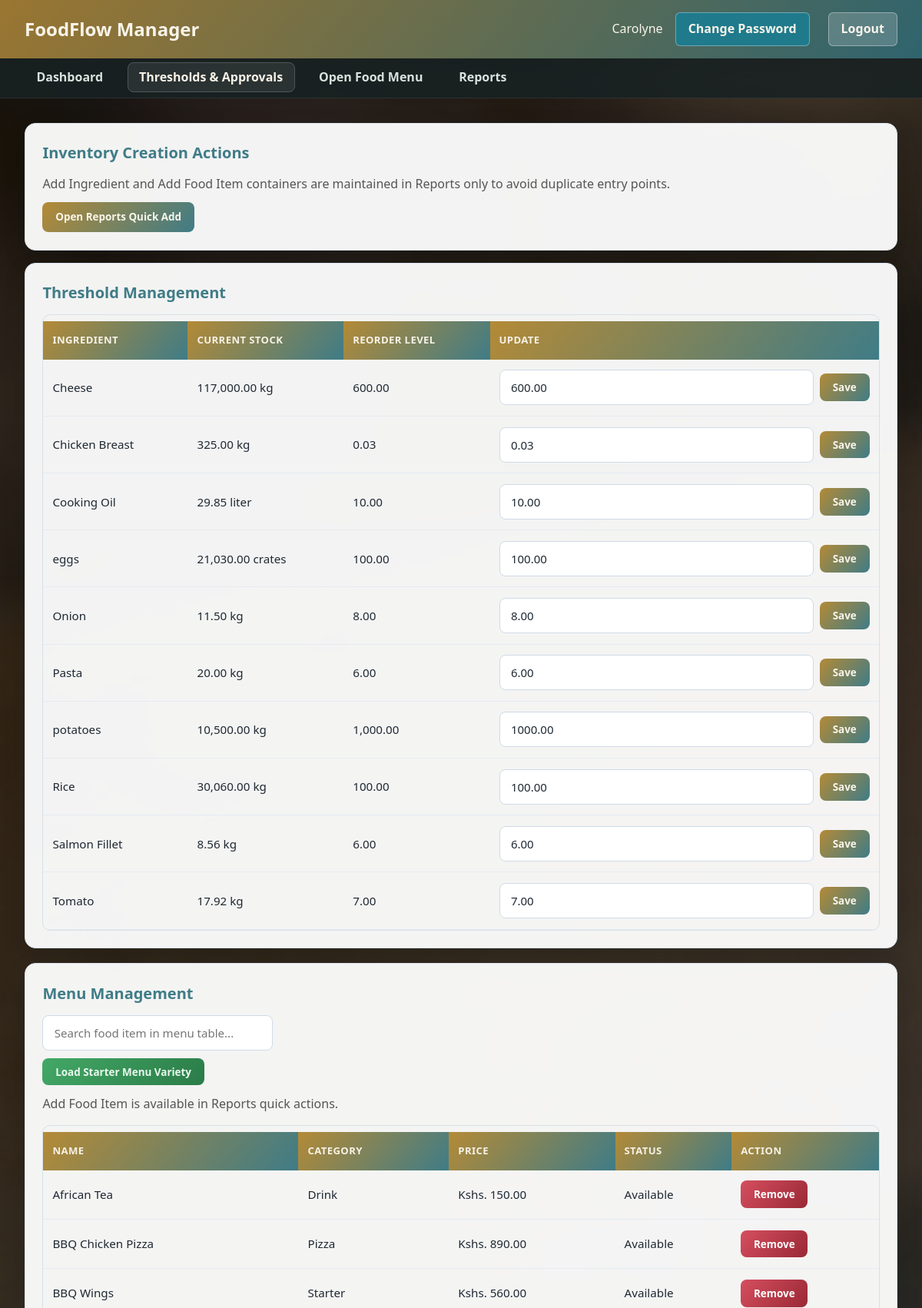
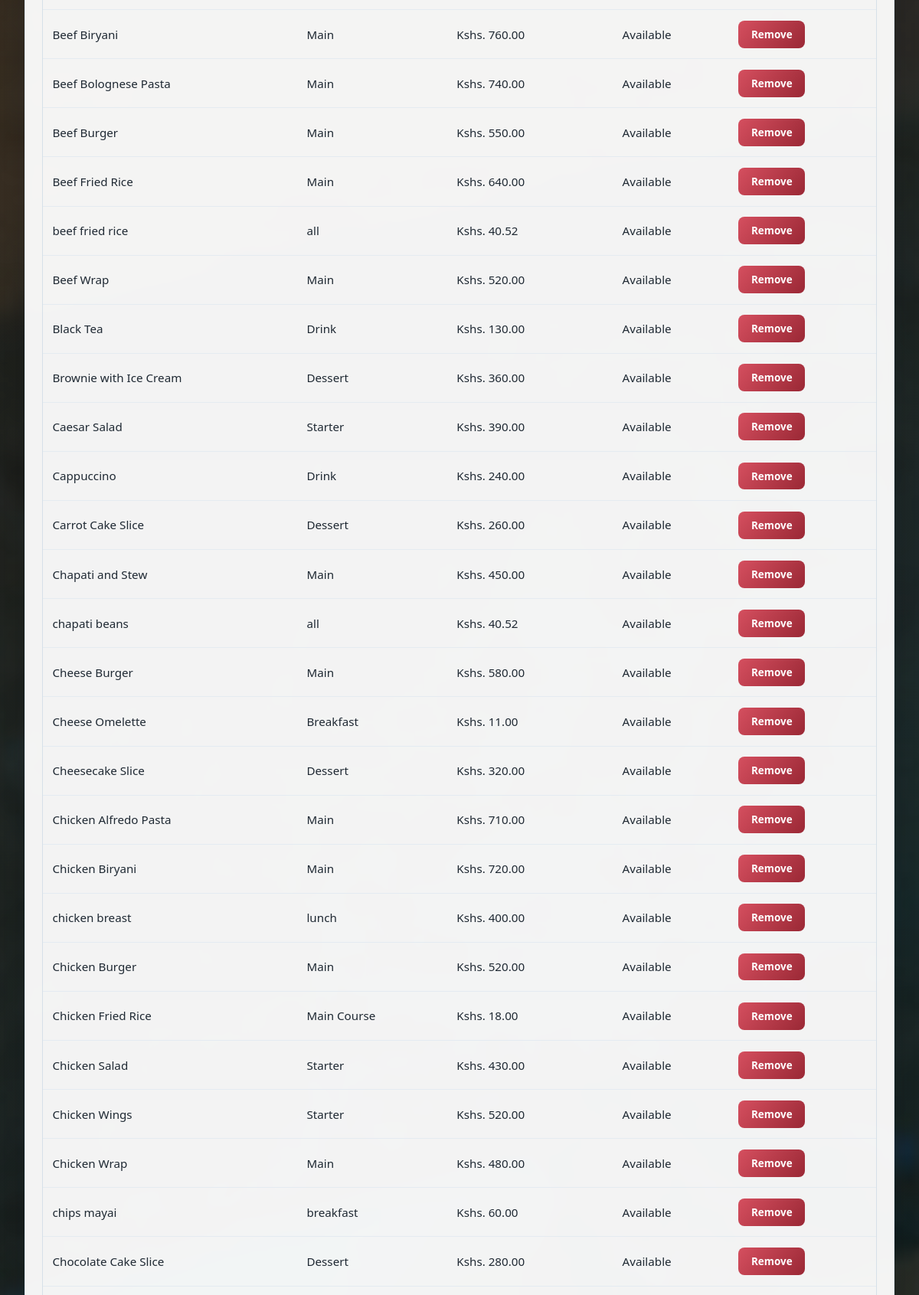
Screenshot of /roles/manager_controls.php (signed in, upper part) with the database file from the repository (2 pictures, top to bottom).
### tables this page shows
CREATE TABLE `ingredients` (
  `id` int NOT NULL AUTO_INCREMENT,
  `name` varchar(120) NOT NULL,
  `category` varchar(80) DEFAULT NULL,
  `unit` varchar(20) NOT NULL,
  `current_stock` decimal(10,2) NOT NULL DEFAULT '0.00',
  `reorder_level` decimal(10,2) NOT NULL DEFAULT '0.00',
  `unit_cost` decimal(10,2) NOT NULL DEFAULT '0.00',
  `is_active` tinyint(1) DEFAULT '1',
  `created_at` timestamp NULL DEFAULT CURRENT_TIMESTAMP,
  `updated_at` timestamp NULL DEFAULT CURRENT_TIMESTAMP ON UPDATE CURRENT_TIMESTAMP,
  PRIMARY KEY (`id`)
);

CREATE TABLE `menu_items` (
  `id` int NOT NULL AUTO_INCREMENT,
  `name` varchar(120) NOT NULL,
  `category` varchar(80) DEFAULT NULL,
  `selling_price` decimal(10,2) NOT NULL,
  `is_available` tinyint(1) DEFAULT '1',
  `created_at` timestamp NULL DEFAULT CURRENT_TIMESTAMP,
  PRIMARY KEY (`id`)
);

### roles/manager_controls.php (the view, shortened to what this page needs)
<?php
$conn = new mysqli('localhost', 'root', '1234', 'food_inventory');
$conn->query("CREATE TABLE IF NOT EXISTS predictive_reports (
    id INT AUTO_INCREMENT PRIMARY KEY,
    report_month DATE NOT NULL UNIQUE,
    report_label VARCHAR(40) NOT NULL,
    report_body TEXT NOT NULL,
    generation_mode ENUM('auto', 'manual') NOT NULL DEFAULT 'manual',
    generated_at TIMESTAMP DEFAULT CURRENT_TIMESTAMP ON UPDATE CURRENT_TIMESTAMP
)");
$conn->query("CREATE TABLE IF NOT EXISTS chef_stock_notes (
    id INT AUTO_INCREMENT PRIMARY KEY,
    ingredient_id INT NOT NULL,
    chef_id INT NOT NULL,
    observed_stock DECIMAL(10,2) NOT NULL,
    reorder_level_snapshot DECIMAL(10,2) NOT NULL DEFAULT 0,
    suggested_restock_amount DECIMAL(10,2) NULL,
    expected_expiry_date DATE NULL,
    shelf_life_days INT NULL,
    urgency ENUM('normal', 'watch', 'urgent') NOT NULL DEFAULT 'watch',
    comment VARCHAR(300) NOT NULL,
    is_acknowledged TINYINT(1) NOT NULL DEFAULT 0,
    acknowledged_by INT NULL,
    acknowledged_at TIMESTAMP NULL,
    created_at TIMESTAMP DEFAULT CURRENT_TIMESTAMP,
    INDEX idx_chef_stock_notes_created (created_at),
    INDEX idx_chef_stock_notes_ack (is_acknowledged),
    FOREIGN KEY (ingredient_id) REFERENCES ingredients(id) ON DELETE CASCADE,
    FOREIGN KEY (chef_id) REFERENCES users(id) ON DELETE RESTRICT,
    FOREIGN KEY (acknowledged_by) REFERENCES users(id) ON DELETE SET NULL
)");
$ingredients = $conn->query('SELECT id, name, category, unit, current_stock, reorder_level, unit_cost FROM ingredients ORDER BY name');
$menu_items = $conn->query('SELECT id, name, category, selling_price, is_available, created_at FROM menu_items ORDER BY name');
?>
<!DOCTYPE html>
<html lang="en">
<head>
    <link rel="stylesheet" href="roles_styles.css">
</head>
<body class="dashboard-photo dashboard-manager">
<nav class="navbar">
    <div class="navbar-brand">FoodFlow Manager</div>
    <div class="navbar-user"><span><?php echo htmlspecialchars($_SESSION['user_name']); ?></span><a href="../auth/change_password.php" class="logout-btn" style="margin-right:8px;background:#1f7a8c;">Change Password</a><a href="../auth/logout.php" class="logout-btn">Logout</a></div>
</nav>
<nav class="admin-nav">
    <ul class="admin-nav-links">
        <li><a href="manager_dashboard.php">Dashboard</a></li>
        <li><a href="manager_controls.php" class="active">Thresholds & Approvals</a></li>
        <li><a href="open_menu.php">Open Food Menu</a></li>
        <li><a href="manager_reports.php">Reports</a></li>
    </ul>
</nav>
<div class="container">
    <div class="card" style="margin-bottom:16px;">
        <h3>Inventory Creation Actions</h3>
        <p style="margin-bottom:10px;color:#555;">Add Ingredient and Add Food Item containers are maintained in Reports only to avoid duplicate entry points.</p>
        <a href="manager_reports.php" class="btn btn-primary">Open Reports Quick Add</a>
    </div>
    <div class="card">
        <h3>Threshold Management</h3>
        <div class="table-responsive">
            <table class="data-table">
                <thead><tr><th>Ingredient</th><th>Current Stock</th><th>Reorder Level</th><th>Update</th></tr></thead>
                <tbody>
                <?php while($i = $ingredients->fetch_assoc()): ?>
                    <tr>
                        <td><?php echo htmlspecialchars($i['name']); ?></td>
                        <td><?php echo number_format((float)$i['current_stock'], 2) . ' ' . htmlspecialchars($i['unit']); ?></td>
                        <td><?php echo number_format((float)$i['reorder_level'], 2); ?></td>
                        <td>
                            <form method="POST" style="display:flex;gap:8px;align-items:center;">
                                <input type="number" step="0.01" min="0" name="reorder_level" value="<?php echo number_format((float)$i['reorder_level'], 2, '.', ''); ?>" required>
                                <button type="submit" name="update_threshold" class="btn btn-primary">Save</button>
                            </form>
                        </td>
                    </tr>
                <?php endwhile; ?>
                </tbody>
            </table>
        </div>
    </div>
    <div class="card" style="margin-top:16px;">
        <h3 id="menu-management"> Menu Management</h3>
        <div class="search-box" style="margin-bottom:10px;">
            <input id="menu-table-search" type="text" placeholder="Search food item in menu table...">
        </div>
        <form method="POST" style="margin-bottom:12px;">
            <button type="submit" name="load_starter_menu" class="btn btn-success">Load Starter Menu Variety</button>
        </form>
        <p style="margin-bottom:12px;color:#555;">Add Food Item is available in Reports quick actions.</p>
        <div class="table-responsive" style="margin-top:14px;">
            <table class="data-table">
                <thead><tr><th>Name</th><th>Category</th><th>Price</th><th>Status</th><th>Action</th></tr></thead>
                <tbody>
                <?php while($m = $menu_items->fetch_assoc()): ?>
                    <tr class="menu-row">
                        <td><?php echo htmlspecialchars($m['name']); ?></td>
                        <td><?php echo htmlspecialchars((string)$m['category']); ?></td>
                        <td>Kshs. <?php echo number_format((float)$m['selling_price'], 2); ?></td>
                        <td><?php echo ((int)$m['is_available'] === 1) ? 'Available' : 'Unavailable'; ?></td>
                        <td>
                            <form method="POST" onsubmit="return confirm('Remove this menu item?');">
                                <button type="submit" name="delete_menu_item" class="btn btn-danger">Remove</button>
                            </form>
                        </td>
                    </tr>
                <?php endwhile; ?>
                </tbody>
            </table>
        </div>
    </div>
</div>
</body>
</html>

### rows the page displays
ingredients: name "Cheese", current_stock "117,000.00", unit "kg", reorder_level "600.00"
ingredients: name "Chicken Breast", current_stock "325.00", unit "kg", reorder_level "0.03"
ingredients: name "Cooking Oil", current_stock "29.85", unit "liter", reorder_level "10.00"
ingredients: name "eggs", current_stock "21,030.00", unit "crates", reorder_level "100.00"
ingredients: name "Onion", current_stock "11.50", unit "kg", reorder_level "8.00"
ingredients: name "Pasta", current_stock "20.00", unit "kg", reorder_level "6.00"
ingredients: name "potatoes", current_stock "10,500.00", unit "kg", reorder_level "1,000.00", reorder_level "1000.00"
ingredients: name "Rice", current_stock "30,060.00", unit "kg", reorder_level "100.00"
ingredients: name "Salmon Fillet", current_stock "8.56", unit "kg", reorder_level "6.00"
ingredients: name "Tomato", current_stock "17.92", unit "kg", reorder_level "7.00"
menu_items: name "African Tea", category "Drink", selling_price "150.00", is_available "Available"
menu_items: name "BBQ Chicken Pizza", category "Pizza", selling_price "890.00", is_available "Available"
menu_items: name "BBQ Wings", category "Starter", selling_price "560.00", is_available "Available"
menu_items: name "Beef Biryani", category "Main", selling_price "760.00", is_available "Available"
menu_items: name "Beef Bolognese Pasta", category "Main", selling_price "740.00", is_available "Available"
menu_items: name "Beef Burger", category "Main", selling_price "550.00", is_available "Available"
menu_items: name "Beef Fried Rice", category "Main", selling_price "640.00", is_available "Available"
menu_items: name "beef fried rice", category "all", selling_price "40.52", is_available "Available"
menu_items: name "Beef Wrap", category "Main", selling_price "520.00", is_available "Available"
menu_items: name "Black Tea", category "Drink", selling_price "130.00", is_available "Available"
menu_items: name "Brownie with Ice Cream", category "Dessert", selling_price "360.00", is_available "Available"
menu_items: name "Caesar Salad", category "Starter", selling_price "390.00", is_available "Available"
menu_items: name "Cappuccino", category "Drink", selling_price "240.00", is_available "Available"
menu_items: name "Carrot Cake Slice", category "Dessert", selling_price "260.00", is_available "Available"
menu_items: name "Chapati and Stew", category "Main", selling_price "450.00", is_available "Available"
menu_items: name "chapati beans", category "all", selling_price "40.52", is_available "Available"
menu_items: name "Cheese Burger", category "Main", selling_price "580.00", is_available "Available"
menu_items: name "Cheese Omelette", category "Breakfast", selling_price "11.00", is_available "Available"
menu_items: name "Cheesecake Slice", category "Dessert", selling_price "320.00", is_available "Available"
menu_items: name "Chicken Alfredo Pasta", category "Main", selling_price "710.00", is_available "Available"
menu_items: name "Chicken Biryani", category "Main", selling_price "720.00", is_available "Available"
menu_items: name "chicken breast", category "lunch", selling_price "400.00", is_available "Available"
menu_items: name "Chicken Burger", category "Main", selling_price "520.00", is_available "Available"
menu_items: name "Chicken Fried Rice", category "Main Course", selling_price "18.00", is_available "Available"
menu_items: name "Chicken Salad", category "Starter", selling_price "430.00", is_available "Available"
menu_items: name "Chicken Wings", category "Starter", selling_price "520.00", is_available "Available"
menu_items: name "Chicken Wrap", category "Main", selling_price "480.00", is_available "Available"
menu_items: name "chips mayai", category "breakfast", selling_price "60.00", is_available "Available"
menu_items: name "Chocolate Cake Slice", category "Dessert", selling_price "280.00", is_available "Available"

### other values shown
$_SESSION['user_name'] "Carolyne"
